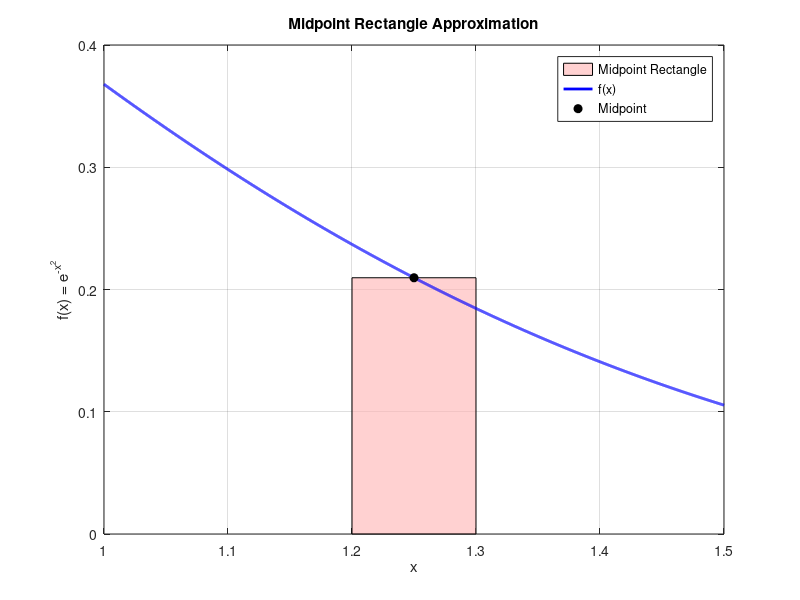

Write the MATLAB code that produced this figure.
%Problem 1
%% Point a
a = 1;
b = 1.5;
n = 5;

% Compute step size
dx = (b - a) / n;

% Generate left endpoints
x = a : dx : b - dx;

% Evaluate function at left endpoints
f = exp(-x.^2);

% Compute the rectangle rule approximation
approx_integral = sum(f) * dx;

% Display the result
fprintf('Approximate integral using rectangle rule: %.5f\n', approx_integral);

%% Point b
f = @(x) exp(-x.^2);
a = 1;
b = 1.5;
midpoint = (a + b)/2;
height = f(midpoint);

% Width of slim rectangle (e.g. 0.1 instead of 0.5)
rect_width = 0.1;
left = midpoint - rect_width/2;
right = midpoint + rect_width/2;

% Plot setup
figure;

% Plot the rectangle first (background)
x_rect = [left right right left];
y_rect = [0 0 height height];
fill(x_rect, y_rect, [1 0.7 0.7], 'EdgeColor', 'k', 'FaceAlpha', 0.6);
hold on;

% Plot the function curve on top
x = linspace(a, b, 5000);
y = f(x);
plot(x, y, 'b-', 'LineWidth', 2);

% Mark the midpoint
plot(midpoint, height, 'ko', 'MarkerFaceColor', 'k');

% Labels and legend
title('Midpoint Rectangle Approximation');
xlabel('x');
ylabel('f(x) = e^{-x^2}');
legend('Midpoint Rectangle', 'f(x)', 'Midpoint', 'Location', 'northeast');
grid on;
hold off;

%% Point c
f = @(x) exp(-x.^2);
a = 1;
b = 1.5;

% For n = 150
n1 = 150;
dx1 = (b - a) / n1;
x_mid1 = linspace(a + dx1/2, b - dx1/2, n1);
approx1 = dx1 * sum(f(x_mid1));

% For n = 500
n2 = 500;
dx2 = (b - a) / n2;
x_mid2 = linspace(a + dx2/2, b - dx2/2, n2);
approx2 = dx2 * sum(f(x_mid2));

fprintf('Approximation for n = 150: %.4f\n', approx1);
fprintf('Approximation for n = 500: %.4f\n', approx2);